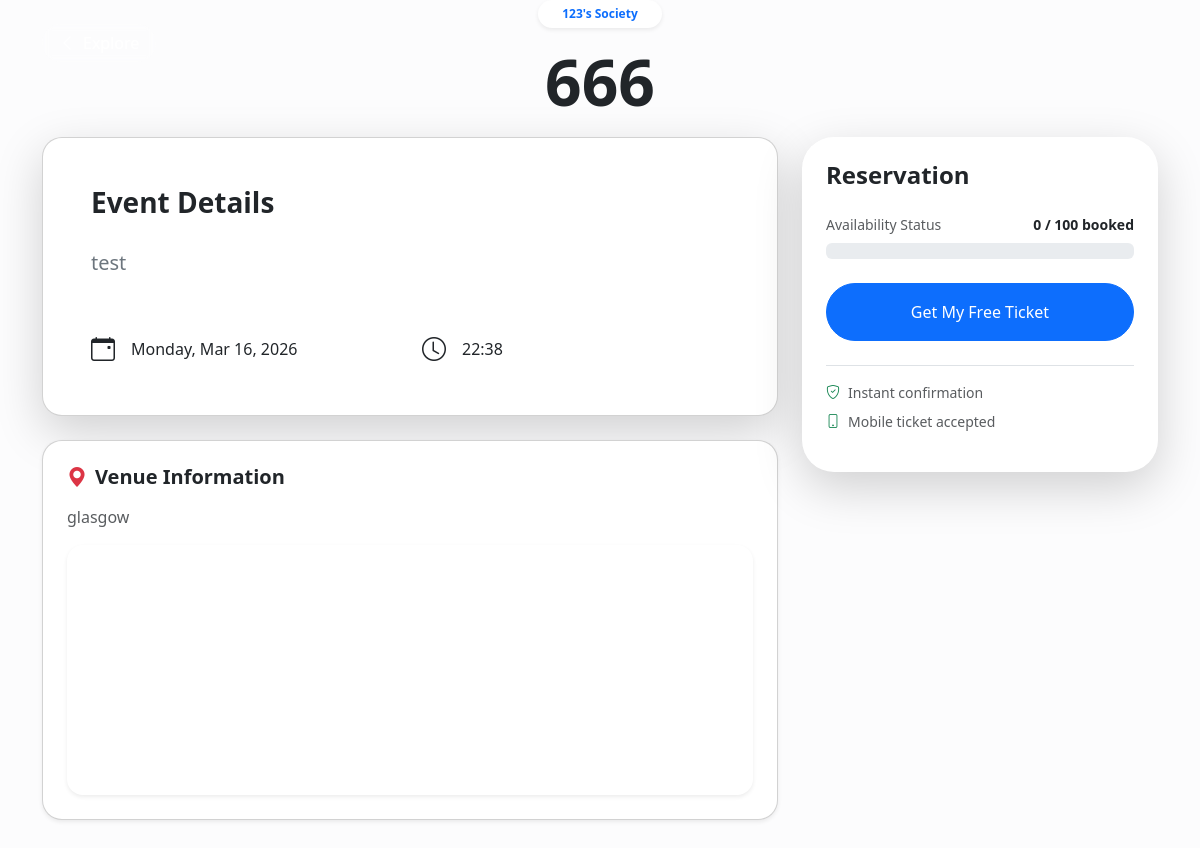
Screenshot of /event/5/ (signed in) with the database file from the repository.
### events/models.py (models this page shows, shortened)
class Event(models.Model):
    society = models.ForeignKey(Society, on_delete=models.CASCADE, related_name='events')
    title = models.CharField(max_length=200)
    description = models.TextField()
    location = models.CharField(max_length=255)
    latitude = models.FloatField(null=True, blank=True)
    longitude = models.FloatField(null=True, blank=True)
    start_time = models.DateTimeField()
    end_time = models.DateTimeField()
    capacity = models.PositiveIntegerField()
    image = models.ImageField(upload_to='event_images/', blank=True, null=True)
    created_at = models.DateTimeField(auto_now_add=True)

class Society(models.Model):
    name = models.CharField(max_length=100, unique=True)
    description = models.TextField()
    logo = models.ImageField(upload_to='society_logos/', blank=True, null=True)
    admin = models.OneToOneField(User, on_delete=models.CASCADE, related_name='managed_society')
    created_at = models.DateTimeField(auto_now_add=True)

### events/views.py (the view)
# urls.py: path('event/<int:event_id>/', views.event_detail, name='event_detail'),
@login_required
def event_detail(request, event_id):
    event = get_object_or_404(Event, id=event_id)
    already_has_ticket = Ticket.objects.filter(user=request.user, event=event).exists()
    if request.method == 'POST' and not already_has_ticket:
        if event.tickets.count() < event.capacity:
            Ticket.objects.create(user=request.user, event=event)
            return redirect('my_tickets')
    return render(request, 'events/event_detail.html', {
        'event': event,
        'already_has_ticket': already_has_ticket
    })

### events/templates/events/event_detail.html (shortened to what this page needs)
{% extends 'events/base.html' %}
{% block body_class %}body-home{% endblock %}
{% block navbar %}
<nav class="navbar navbar-dark bg-transparent position-absolute w-100 mt-3">
    <div class="container">
        <a href="{% url 'home' %}" class="btn btn-blur rounded-pill text-white px-3" style="background: rgba(255,255,255,0.2); backdrop-filter: blur(5px);">
            <i class="bi bi-chevron-left me-2"></i>Explore
        </a>
    </div>
</nav>
{% endblock %}
{% block content %}
<div class="hero-banner text-center">
    <div class="container">
        <span class="badge bg-white text-primary rounded-pill px-4 py-2 mb-3 shadow-sm fw-bold">{{ event.society.name }}</span>
        <h1 class="display-3 fw-bold mb-5 pb-4 text-shadow text-dark">{{ event.title }}</h1>
    </div>
</div>
<div class="container mb-5" style="margin-top: -80px;">
    <div class="row g-4">
        <div class="col-lg-8">
            <div class="card glass-card shadow-lg p-4 p-md-5 mb-4" style="background: white; border-radius: 20px;">
                <h3 class="fw-bold mb-4">Event Details</h3>
                <p class="text-secondary lh-lg fs-5 mb-5">{{ event.description }}</p>
                <div class="row g-4">
                    <div class="col-sm-6">
                        <div class="info-pill d-flex align-items-center">
                            <i class="bi bi-calendar-event fs-4 me-3"></i>
                            <span>{{ event.start_time|date:"l, M d, Y" }}</span>
                        </div>
                    </div>
                    <div class="col-sm-6">
                        <div class="info-pill d-flex align-items-center">
                            <i class="bi bi-clock fs-4 me-3"></i>
                            <span>{{ event.start_time|date:"H:i" }}</span>
                        </div>
                    </div>
                </div>
            </div>
            <div class="card glass-card shadow-sm p-4" style="background: white; border-radius: 20px;">
                <h5 class="fw-bold mb-3"><i class="bi bi-geo-alt-fill text-danger me-2"></i>Venue Information</h5>
                <p class="text-muted">{{ event.location }}</p>
                <div class="rounded-4 overflow-hidden shadow-sm" style="height: 250px;">
                    <iframe width="100%" height="100%" frameborder="0" style="border:0"
                        src="https://maps.google.com/maps?q={{ event.location|urlencode }}&t=&z=15&ie=UTF8&iwloc=&output=embed">
                    </iframe>
                </div>
            </div>
        </div>
        <div class="col-lg-4">
            <div class="booking-sidebar">
                <div class="card border-0 shadow-lg p-4 rounded-5">
                    <h4 class="fw-bold mb-4">Reservation</h4>
                    <div class="mb-4">
                        <div class="d-flex justify-content-between mb-2">
                            <span class="text-muted small">Availability Status</span>
                            <span class="fw-bold small">{{ event.tickets.count }} / {{ event.capacity }} booked</span>
                        </div>
                        <div class="progress">
                        </div>
                    </div>
                    {% if already_has_ticket %}
                        <div class="bg-success-subtle text-success p-3 rounded-4 mb-3 text-center border border-success-subtle">
                            <i class="bi bi-check-circle-fill me-2"></i><strong>You are registered!</strong>
                        </div>
                        <a href="{% url 'my_tickets' %}" class="btn btn-outline-primary w-100 rounded-pill py-3 fw-bold">View My Ticket</a>
                    {% else %}
                        <form method="POST" id="bookingForm" onsubmit="return validateBooking();">
                            <button type="submit" class="btn btn-primary btn-booking w-100 rounded-pill py-3 text-white"
                                {% if event.tickets.count >= event.capacity %}disabled{% endif %}>
                                {% if event.tickets.count >= event.capacity %}Sold Out{% else %}Get My Free Ticket{% endif %}
                            </button>
                        </form>
                    {% endif %}
                    <div class="mt-4 pt-3 border-top">
                        <ul class="list-unstyled small text-muted">
                            <li class="mb-2"><i class="bi bi-shield-check text-success me-2"></i>Instant confirmation</li>
                            <li><i class="bi bi-phone text-success me-2"></i>Mobile ticket accepted</li>
                        </ul>
                    </div>
                </div>
            </div>
        </div>
    </div>
</div>
{% endblock %}

### events/static/events/css/style.css (style rules this page uses)
:root { --primary-color: #4361ee; --accent-color: #4cc9f0; --text-dark: #2b2d42; }
.body-home { background-color: #fcfcfd; font-family: 'Segoe UI', Roboto, sans-serif; }

### rows the page displays
Event: society.name "123's Society", title "666", description "test", start_time "Monday, Mar 16, 2026", start_time "22:38", location "glasgow", tickets.count "0", capacity "100"
